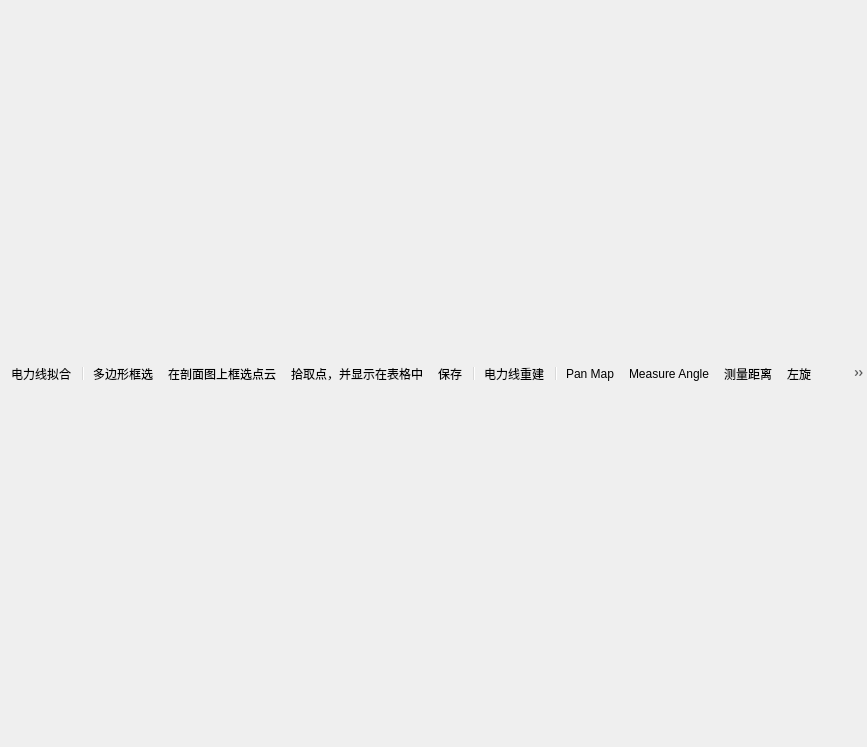
<?xml version="1.0" encoding="UTF-8"?>
<ui version="4.0">
 <class>QgsDLWindowDockWidgetBase</class>
 <widget class="QgsDockWidget" name="QgsDLWindowDockWidgetBase">
  <property name="geometry">
   <rect>
    <x>0</x>
    <y>0</y>
    <width>867</width>
    <height>747</height>
   </rect>
  </property>
  <property name="windowTitle">
   <string>Map Canvas</string>
  </property>
  <widget class="QWidget" name="mContents">
   <property name="layoutDirection">
    <enum>Qt::LeftToRight</enum>
   </property>
   <layout class="QVBoxLayout" name="verticalLayout">
    <property name="leftMargin">
     <number>0</number>
    </property>
    <property name="topMargin">
     <number>0</number>
    </property>
    <property name="rightMargin">
     <number>0</number>
    </property>
    <property name="bottomMargin">
     <number>0</number>
    </property>
    <item>
     <widget class="QToolBar" name="mToolbar">
      <property name="enabled">
       <bool>true</bool>
      </property>
      <property name="iconSize">
       <size>
        <width>16</width>
        <height>16</height>
       </size>
      </property>
      <property name="floatable">
       <bool>false</bool>
      </property>
      <addaction name="action_tiqudianlixian"/>
      <addaction name="separator"/>
      <addaction name="action_xiubudianlixian"/>
      <addaction name="m_selectiononprofile"/>
      <addaction name="mActionPickPoints"/>
      <addaction name="mActionSaveEdits"/>
      <addaction name="separator"/>
      <addaction name="action_chongjiandianlixian"/>
      <addaction name="separator"/>
      <addaction name="mActionPan"/>
      <addaction name="mActionMeasureAngle"/>
      <addaction name="mActionMeasureDistance"/>
      <addaction name="mActionTurnLeft"/>
      <addaction name="mActionTurnRight"/>
      <addaction name="actionmActionUpCenter"/>
      <addaction name="actionmActionDownCenter"/>
     </widget>
    </item>
    <item>
     <layout class="QHBoxLayout" name="horizontalLayout"/>
    </item>
   </layout>
  </widget>
  <action name="mActionPickPoints">
   <property name="icon">
    <iconset resource="../../images/images.qrc">
     <normaloff>:/images/themes/default/propertyicons/render.svg</normaloff>:/images/themes/default/propertyicons/render.svg</iconset>
   </property>
   <property name="text">
    <string>拾取点，并显示在表格中</string>
   </property>
   <property name="toolTip">
    <string>拾取点，并显示在表格中</string>
   </property>
  </action>
  <action name="mActionSaveEdits">
   <property name="icon">
    <iconset resource="../../images/images.qrc">
     <normaloff>:/images/themes/default/mActionSaveAllEdits.svg</normaloff>:/images/themes/default/mActionSaveAllEdits.svg</iconset>
   </property>
   <property name="text">
    <string>保存</string>
   </property>
   <property name="toolTip">
    <string>保存</string>
   </property>
  </action>
  <action name="mActionMeasureAngle">
   <property name="checkable">
    <bool>true</bool>
   </property>
   <property name="icon">
    <iconset resource="../../images/images.qrc">
     <normaloff>:/images/themes/default/mActionMeasureAngle.svg</normaloff>:/images/themes/default/mActionMeasureAngle.svg</iconset>
   </property>
   <property name="text">
    <string>Measure Angle</string>
   </property>
  </action>
  <action name="mActionMeasureDistance">
   <property name="icon">
    <iconset resource="../../images/images.qrc">
     <normaloff>:/images/themes/default/mActionMeasure.svg</normaloff>:/images/themes/default/mActionMeasure.svg</iconset>
   </property>
   <property name="text">
    <string>测量距离</string>
   </property>
   <property name="toolTip">
    <string>MeasureDistance</string>
   </property>
  </action>
  <action name="mActionTurnLeft">
   <property name="icon">
    <iconset resource="../../images/images.qrc">
     <normaloff>:/images/themes/default/mActionArrowLeft.svg</normaloff>:/images/themes/default/mActionArrowLeft.svg</iconset>
   </property>
   <property name="text">
    <string>左旋</string>
   </property>
  </action>
  <action name="mActionTurnRight">
   <property name="icon">
    <iconset resource="../../images/images.qrc">
     <normaloff>:/images/themes/default/mActionArrowRight.svg</normaloff>:/images/themes/default/mActionArrowRight.svg</iconset>
   </property>
   <property name="text">
    <string>右旋转</string>
   </property>
  </action>
  <action name="mActionPan">
   <property name="checkable">
    <bool>true</bool>
   </property>
   <property name="icon">
    <iconset resource="../../images/images.qrc">
     <normaloff>:/images/themes/default/mActionPan.svg</normaloff>:/images/themes/default/mActionPan.svg</iconset>
   </property>
   <property name="text">
    <string>Pan Map</string>
   </property>
  </action>
  <action name="actionmActionUpCenter">
   <property name="icon">
    <iconset resource="../../images/images.qrc">
     <normaloff>:/images/themes/default/mActionArrowUp.svg</normaloff>:/images/themes/default/mActionArrowUp.svg</iconset>
   </property>
   <property name="text">
    <string>mActionUpCenter</string>
   </property>
  </action>
  <action name="actionmActionDownCenter">
   <property name="icon">
    <iconset resource="../../images/images.qrc">
     <normaloff>:/images/themes/default/mActionArrowDown.svg</normaloff>:/images/themes/default/mActionArrowDown.svg</iconset>
   </property>
   <property name="text">
    <string>mActionDownCenter</string>
   </property>
   <property name="toolTip">
    <string>mActionDownCenter</string>
   </property>
  </action>
  <action name="action_tiqudianlixian">
   <property name="icon">
    <iconset resource="../../images/images.qrc">
     <normaloff>:/images/cc/mapIcon.png</normaloff>:/images/cc/mapIcon.png</iconset>
   </property>
   <property name="text">
    <string>电力线拟合</string>
   </property>
  </action>
  <action name="action_chongjiandianlixian">
   <property name="icon">
    <iconset resource="../../images/images.qrc">
     <normaloff>:/images/themes/default/algorithms/mAlgorithmFuzzifyGaussian.svg</normaloff>:/images/themes/default/algorithms/mAlgorithmFuzzifyGaussian.svg</iconset>
   </property>
   <property name="text">
    <string>电力线重建</string>
   </property>
  </action>
  <action name="action_xiubudianlixian">
   <property name="icon">
    <iconset resource="../../images/images.qrc">
     <normaloff>:/images/north_arrows/gpsarrow2.svg</normaloff>:/images/north_arrows/gpsarrow2.svg</iconset>
   </property>
   <property name="text">
    <string>多边形框选</string>
   </property>
  </action>
  <action name="m_selectiononprofile">
   <property name="icon">
    <iconset resource="../../images/images.qrc">
     <normaloff>:/images/cc/square.png</normaloff>:/images/cc/square.png</iconset>
   </property>
   <property name="text">
    <string>在剖面图上框选点云</string>
   </property>
  </action>
 </widget>
 <customwidgets>
  <customwidget>
   <class>QgsDockWidget</class>
   <extends>QDockWidget</extends>
   <header>qgsdockwidget.h</header>
   <container>1</container>
  </customwidget>
 </customwidgets>
 <resources>
  <include location="../../images/images.qrc"/>
  <include location="../../images/images.qrc"/>
  <include location="../../images/images.qrc"/>
  <include location="../../images/images.qrc"/>
  <include location="../../images/images.qrc"/>
  <include location="../../images/images.qrc"/>
  <include location="../../images/images.qrc"/>
  <include location="../../images/images.qrc"/>
  <include location="../../images/images.qrc"/>
  <include location="../../images/images.qrc"/>
  <include location="../../images/images.qrc"/>
  <include location="../../images/images.qrc"/>
  <include location="../../images/images.qrc"/>
  <include location="../../images/images.qrc"/>
  <include location="../../images/images.qrc"/>
  <include location="../../images/images.qrc"/>
  <include location="../../images/images.qrc"/>
  <include location="../../images/images.qrc"/>
  <include location="../../images/images.qrc"/>
  <include location="../../images/images.qrc"/>
  <include location="../../images/images.qrc"/>
  <include location="../../images/images.qrc"/>
  <include location="../../images/images.qrc"/>
  <include location="../../images/images.qrc"/>
  <include location="../../images/images.qrc"/>
  <include location="../../images/images.qrc"/>
  <include location="../../images/images.qrc"/>
  <include location="../../images/images.qrc"/>
  <include location="../../images/images.qrc"/>
 </resources>
 <connections/>
</ui>
